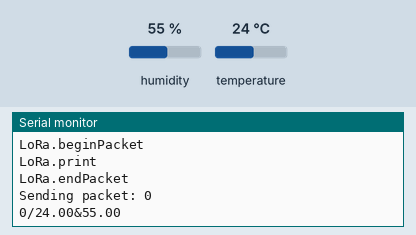
Bench run of a sketch on a simulated Arduino Uno, built with avr-gcc and run on an emulated ATmega328P. On the bench: the last lines printed to the serial monitor. The test bench sets the inputs (shaded band); at power-on: humidity 55 %, temperature 24 °C. No radio packets arrive unless stated.

Above: at 3.2 s.
3.3 s: humidity set to 22 %
At 7.16 s:
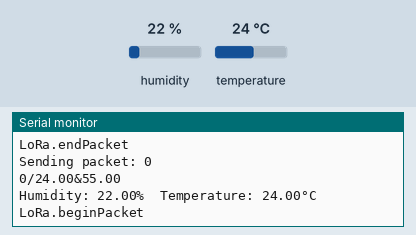
9.0 s: temperature set to 12 °C
At 12.24 s:
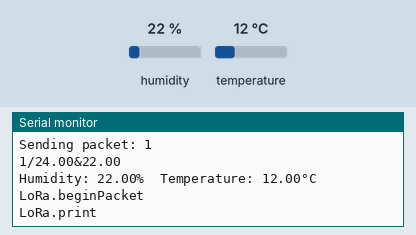
14.7 s: humidity set to 40 %
At 18.6 s:
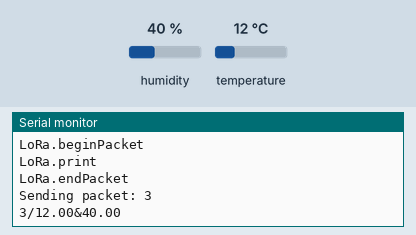
Timing chart, 0 to 20.1 s (numbered marks = the images above; inputs shaded):
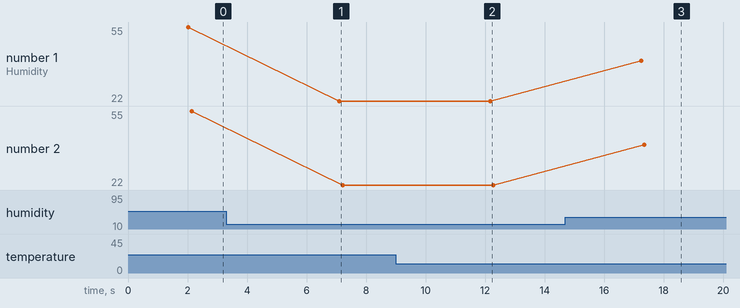

The sketch:

sensornode1.ino
```cpp
//Libraries
#include <DHT.h>;
#include "MQ7.h"
#include <SPI.h>
#include <LoRa.h>

//Constants
#define BAND 433E6

#define ss 10
#define rst 9
#define dio0 2

// #define MQ7_PIN A2
// #define MQ7_PINA 2
#define VOLTAGE 5
#define DHTPIN 4            //what pin we're connected to
#define DHTTYPE DHT21       //DHT 21  (AM2301)
DHT dht(DHTPIN, DHTTYPE);   //Initialize DHT sensor for normal 16mhz Arduino
// MQ7 mq7(MQ7_PINA, VOLTAGE);

//Variables
float hum;  //Stores humidity value

float temp; //Stores temperature value

String LoRaMessage = "";

char device_id[8] = "Node001";

int readingID = 0;

int counter = 0;

float temperature = 0;

float humidity = 0;


void startLoRA()
{

  LoRa.setPins(ss, rst, dio0); //setup LoRa transceiver module

  while (!LoRa.begin(433E6) && counter < 10) {

    Serial.print(".");

    counter++;

    delay(500);

  }

  if (counter == 50)

  {
    // Increment readingID on every new reading

    readingID++;

    Serial.println("Starting LoRa failed!");
    while (1);
  }

  Serial.println("LoRa Initialization OK!");

  delay(2000);

}

void startDHT()
{

  if (isnan(humidity) || isnan(temperature))

  {

  Serial.println("Failed to read from DHT sensor!");

  return;

  }
}

void getReadings(){
  humidity = dht.readHumidity();

  temperature = dht.readTemperature();

  Serial.print(F("Humidity: "));

  Serial.print(humidity);

  Serial.print(F("%  Temperature: "));

  Serial.print(temperature);

  Serial.println(F("°C "));

}

void sendReadings() {

  LoRaMessage = String(readingID) + "/" + String(temperature) + "&" + String(humidity) ;
  //Send LoRa packet to receiver
  LoRa.beginPacket();

  Serial.println(F("LoRa.beginPacket"));

  LoRa.print(LoRaMessage);

  Serial.println(F("LoRa.print"));

  LoRa.endPacket();

  Serial.println(F("LoRa.endPacket"));

  Serial.print("Sending packet: ");

  Serial.println(readingID);

  readingID++;

  Serial.println(LoRaMessage);

}

void setup()
{
  Serial.begin(9600);

  while (!Serial) {
		;	// wait for serial connection
	}
  Serial.println(F("LoRa Sender"));
  SPI.begin();
  dht.begin();
  startDHT();
  startLoRA();
}


void loop()
{
  getReadings();

  sendReadings();

  delay(5000); //Delay 2 sec.
}
```

Measured:
- after the input at 3.3 s, the serial monitor: prints a new line after 3.8 s (image 1)
- after the input at 9.0 s, the serial monitor: prints a new line after 3.2 s (image 2)
- after the input at 14.7 s, the serial monitor: prints a new line after 2.5 s (image 3)
- plotted number 1: 55 → 22 after the input at 3.3 s, 22 → 40 after the input at 14.7 s
- plotted number 2: 55 → 22 after the input at 3.3 s, 22 → 40 after the input at 14.7 s
